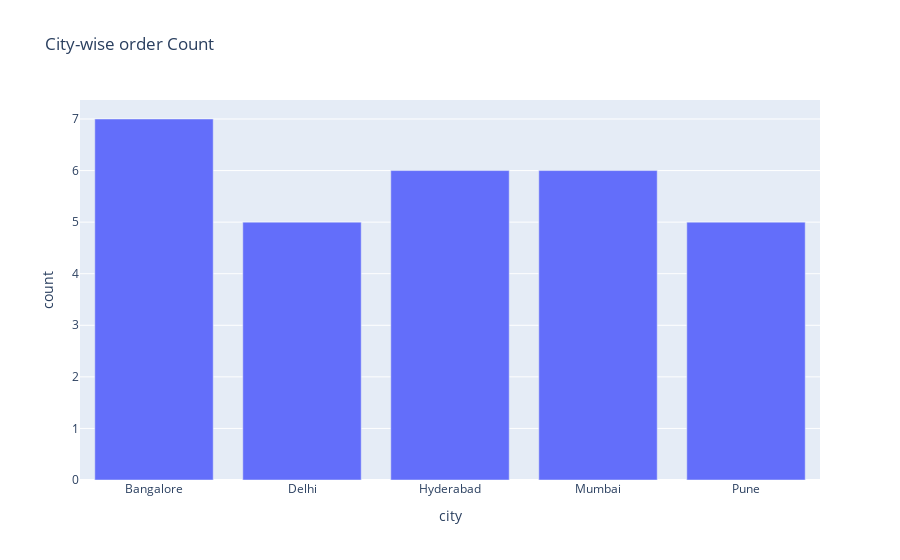

The cell this chart's notebook holds for it:
### Code cell
fig = px.bar(
    city_brand_cnt,
    x='city',
    y='count',
    title='City-wise order Count'
)
fig.show()

### Figure 1 — Plotly figure (JSON) as saved in the notebook; plotly's stock layout.template omitted (floating-point values rounded to 4 significant figures)
{"data": [{"hovertemplate": "city=%{x}<br>count=%{y}<extra></extra>", "legendgroup": "", "marker": {"color": "#636efa", "pattern": {"shape": ""}}, "name": "", "orientation": "v", "showlegend": false, "textposition": "auto", "type": "bar", "x": ["Bangalore", "Delhi", "Hyderabad", "Mumbai", "Pune"], "xaxis": "x", "y": [7, 5, 6, 6, 5], "yaxis": "y"}], "layout": {"barmode": "relative", "legend": {"tracegroupgap": 0}, "title": {"text": "City-wise order Count"}, "xaxis": {"anchor": "y", "domain": [0, 1], "title": {"text": "city"}}, "yaxis": {"anchor": "x", "domain": [0, 1], "title": {"text": "count"}}}}
